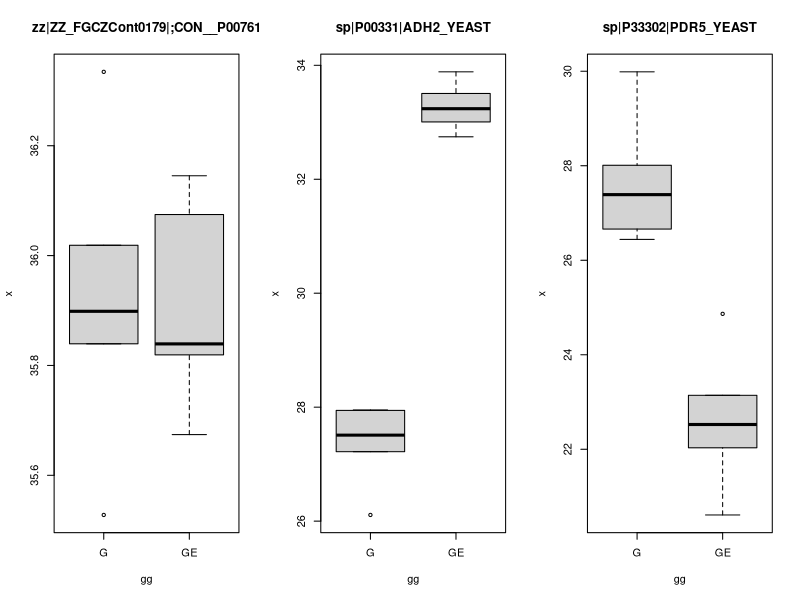
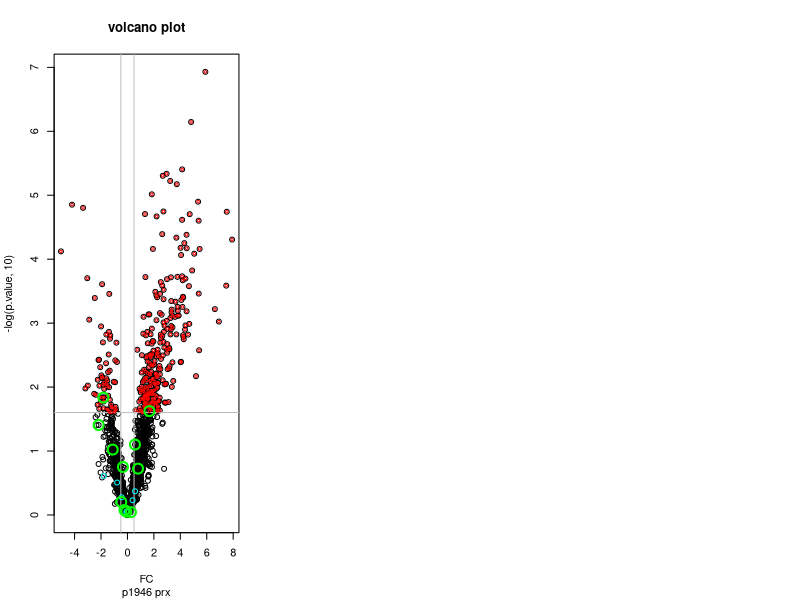
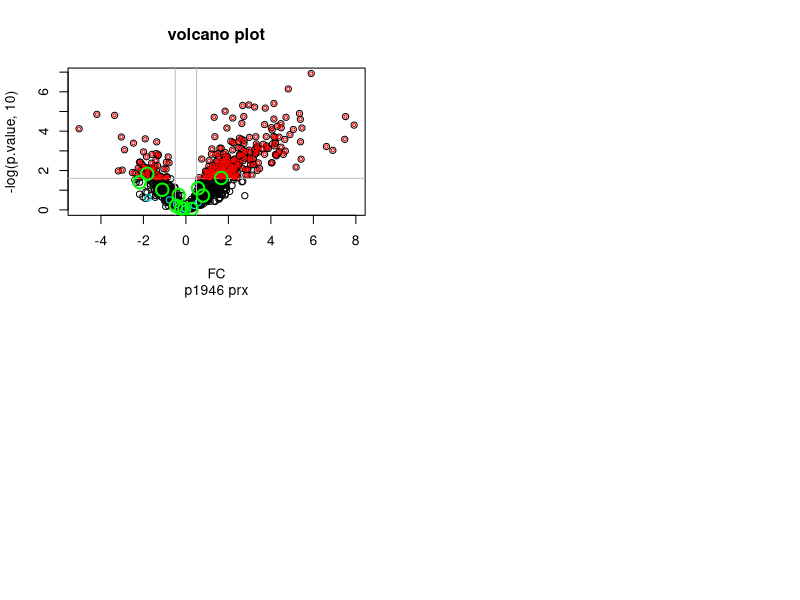

Write R code to recreate these figures, in order. (Note: this script raises an error after producing the figures.)
## ---- chunk 1
S <- read.table("p1946_prx.tsv", sep='\t', header=TRUE)
gg <- c(rep('G', 6), rep('GE', 6))
dim(S)
table(gg)

op <- par(mfrow=c(1,3))
# example 0
idx <- 2
x <- log(unlist(S[idx,2:13]),2)
boxplot(x ~ gg, main=S[idx,1])
t.test(x ~ gg,  alternative = "two.sided")

# example 1
idx <- which(S$protein == "sp|P00331|ADH2_YEAST")
x <- log(unlist(S[idx,2:13]),2)
boxplot(x ~ gg, main=S[idx,1])
t.test(x ~ gg,  alternative = "two.sided")

#example 2
idx <- which(S$protein == "sp|P33302|PDR5_YEAST")
x <- log(unlist(S[idx,2:13]),2)
boxplot(x ~ gg, main=S[idx,1])
t.test(x ~ gg,  alternative = "two.sided")
## ---- chunk 2
expression_analysis <- function(S, groups){
  S.t.test <- lapply(1:nrow(S), function(idx){
    x <- unlist(S[idx, 2:ncol(S)])
    x[x==0] <- NA
    if (min(aggregate(x, by=list(groups), function(x){sum(!is.na(x))})$x)>5){
      t <- t.test(log(x, 2) ~ groups, alternative = "two.sided")
      cbind(FC = diff(t$estimate), p.value = t$p.value, proteinID=idx)
    }else{NULL}
  })
  
  S.t.test <- as.data.frame(do.call('rbind',S.t.test))
  rownames(S.t.test) <- substr(S[S.t.test$proteinID,1], 1, 20)
    #paste(1:nrow(S.t.test), substr(S[S.t.test$proteinID,1], 1, 9), sep="_")
  S.t.test
}


S.t.test <- expression_analysis(S, gg)
head(S.t.test)
## ---- chunk 3
plot_volcano <- function(S.t.test){
  plot(-log(p.value,10) ~ FC, data=S.t.test, 
       main="volcano plot",
       sub="p1946 prx")
  abline(v=c(-0.5,0.5), col='grey')
  abline(h=-log(0.025, 10), col='grey')
  
  points(-log(p.value,10) ~ FC, 
         data=S.t.test[abs(S.t.test$FC)>0.5 & S.t.test$p.value<0.025,], 
         col='red',cex=0.5)
  
  points(-log(p.value,10) ~ FC,
         data=S.t.test[grepl('ZZ', rownames(S.t.test)),],
         col='cyan')
  
  points(-log(p.value,10) ~ FC,
         data=S.t.test[grepl('REV', rownames(S.t.test)),],
         cex=2, lwd=2,
         col='green')
}

plot_volcano(S.t.test)
## ---- chunk 4
op<-par(mfrow=c(2,2))
plot_volcano(S.t.test)
(gg <- random_swap(gg)); S.t.test <- expression_analysis(S, gg); plot_volcano(S.t.test)
(gg <- random_swap(gg)); S.t.test <- expression_analysis(S, gg); plot_volcano(S.t.test)
(gg <- random_swap(gg)); S.t.test <- expression_analysis(S, gg); plot_volcano(S.t.test)
